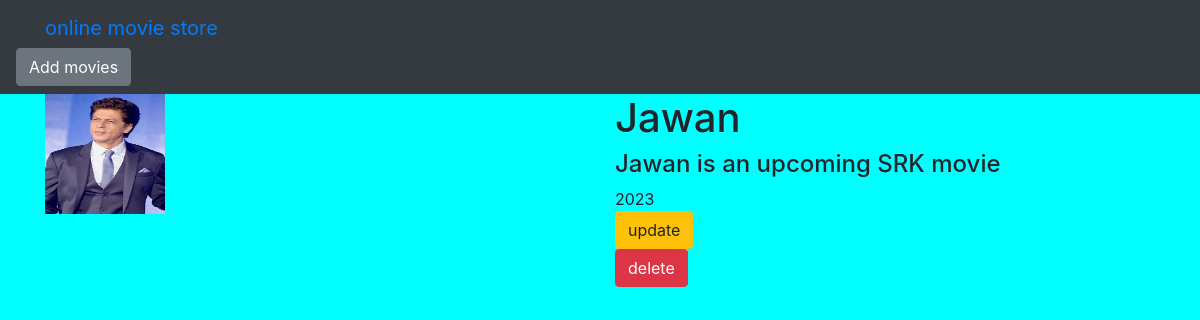
The app's page /movie/6/ with its own data.
### newprojectapp/models.py (models this page shows, shortened)
class Movie(models.Model):
    objects = None
    name=models.CharField(max_length=250)
    desc=models.TextField()
    year=models.IntegerField()
    img=models.ImageField(upload_to='gallery')

### newprojectapp/views.py (the view)
# urls.py: path('movie/<int:movie_id>/',views.detail,name='detail'),
def detail(request,movie_id):
    movie=Movie.objects.get(id=movie_id)
    return render(request,'detail.html',{'movie':movie})

### template/detail.html
{%  extends 'base.html' %}
{% block body %}
<div class="container">
    <div class="row">
        <div class="col-md-6">
        <img src="{{movie.img.url}}" width="120" height="120">
        </div>
<div class="col-md-6">
<h1>{{movie.name}}</h1>
<h4>{{movie.desc}}</h4>
{{movie.year}}<br>
<a class="btn btn-warning" href="{% url 'newprojectapp:update' movie.id %}">update</a><br>
<a class="btn btn-danger" href="{% url 'newprojectapp:delete' movie.id %}">delete</a>
</div>
    </div>
</div>
{% endblock %}

### static/style.css (style rules this page uses)
body { background-color:aqua; }

### records on screen
Movie: img (picture), name "Jawan", desc "Jawan is an upcoming SRK movie", year "2023"
